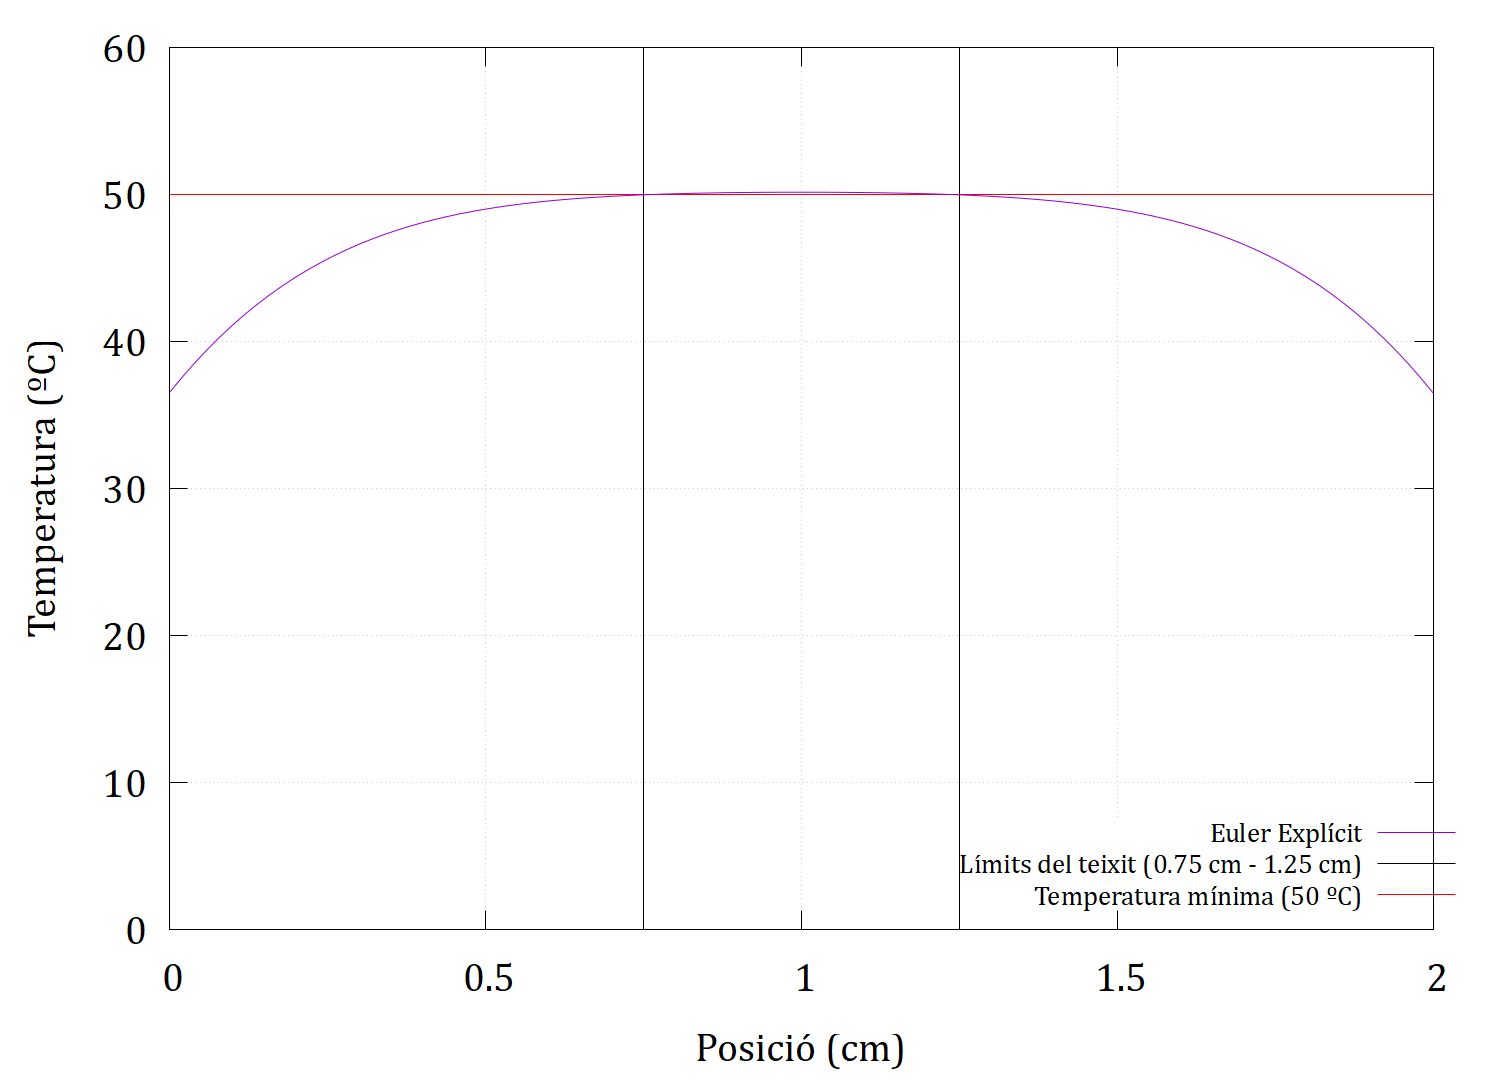

Source code (gnuplot):
set terminal pngcairo enhanced size 1500,1080 font "Cambria,30"
set output 'solfinal_eexp.png'

set ylabel "Temperatura (ºC)"
set xlabel "Posició (cm)"
set xrange[0:2]
set yrange[0:60]
set grid
set key at screen 0.7575, 0.2 center font "Cambria, 20"

# Línies verticals
set arrow from 1.25, graph 0 to 1.25, graph 1 nohead lt 2 lw 1 lc rgb "black"
set arrow from 0.75, graph 0 to 0.75, graph 1 nohead lt 2 lw 1 lc rgb "black"
# Línies horitzontals
set arrow from graph 0, first 50 to graph 1, first 50 nohead lt 2 lw 1 lc rgb "red"
set format x "%.1f"
# Llegenda
plot "eulex_results_f_g025_solfinal.dat" with lines title "Euler Explícit", \
     1/0 lc rgb "black" lw 1 title "Límits del teixit (0.75 cm - 1.25 cm)", \
     1/0 lc rgb "red" lw 1 title "Temperatura mínima (50 ºC)"
set output
